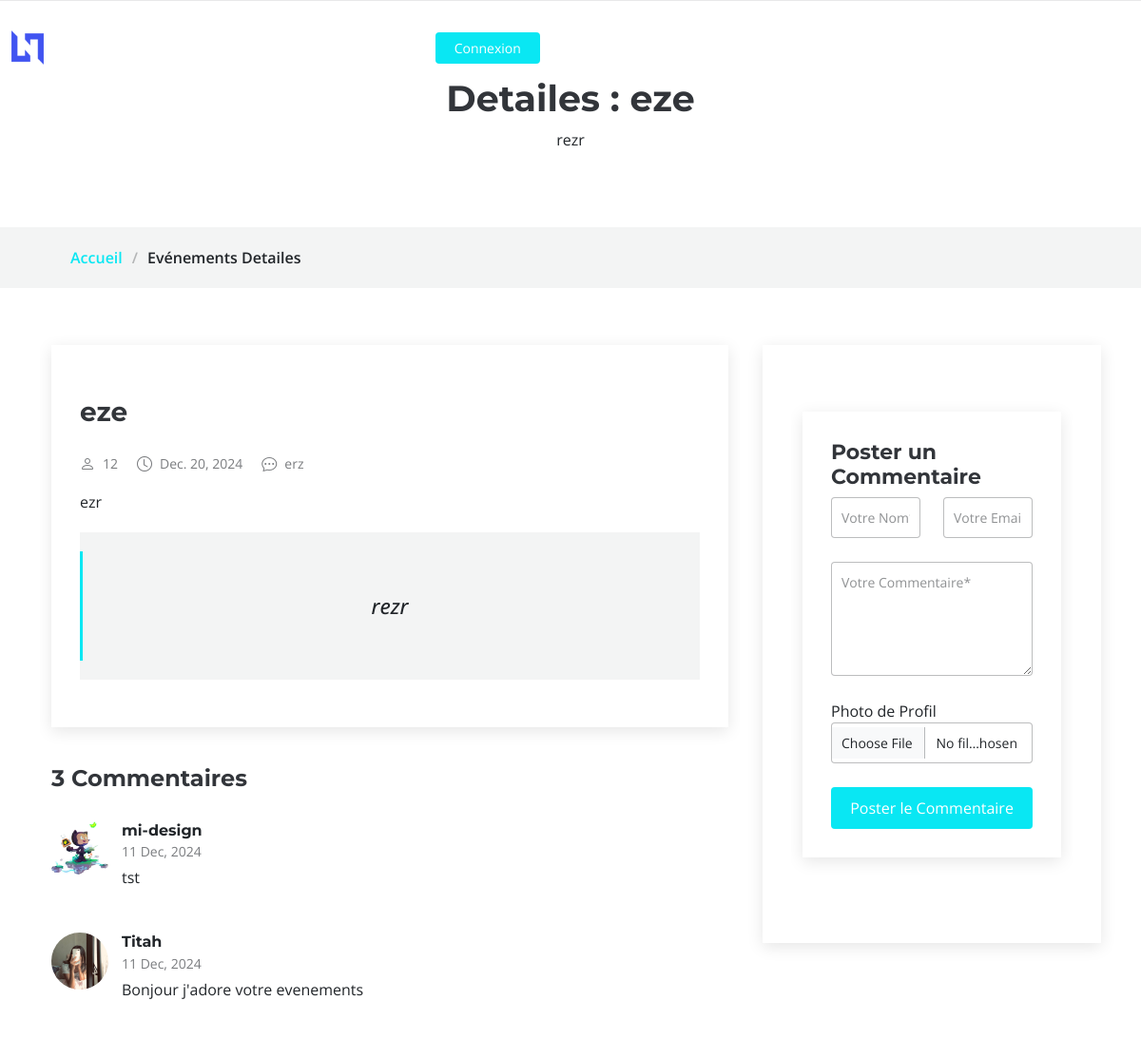
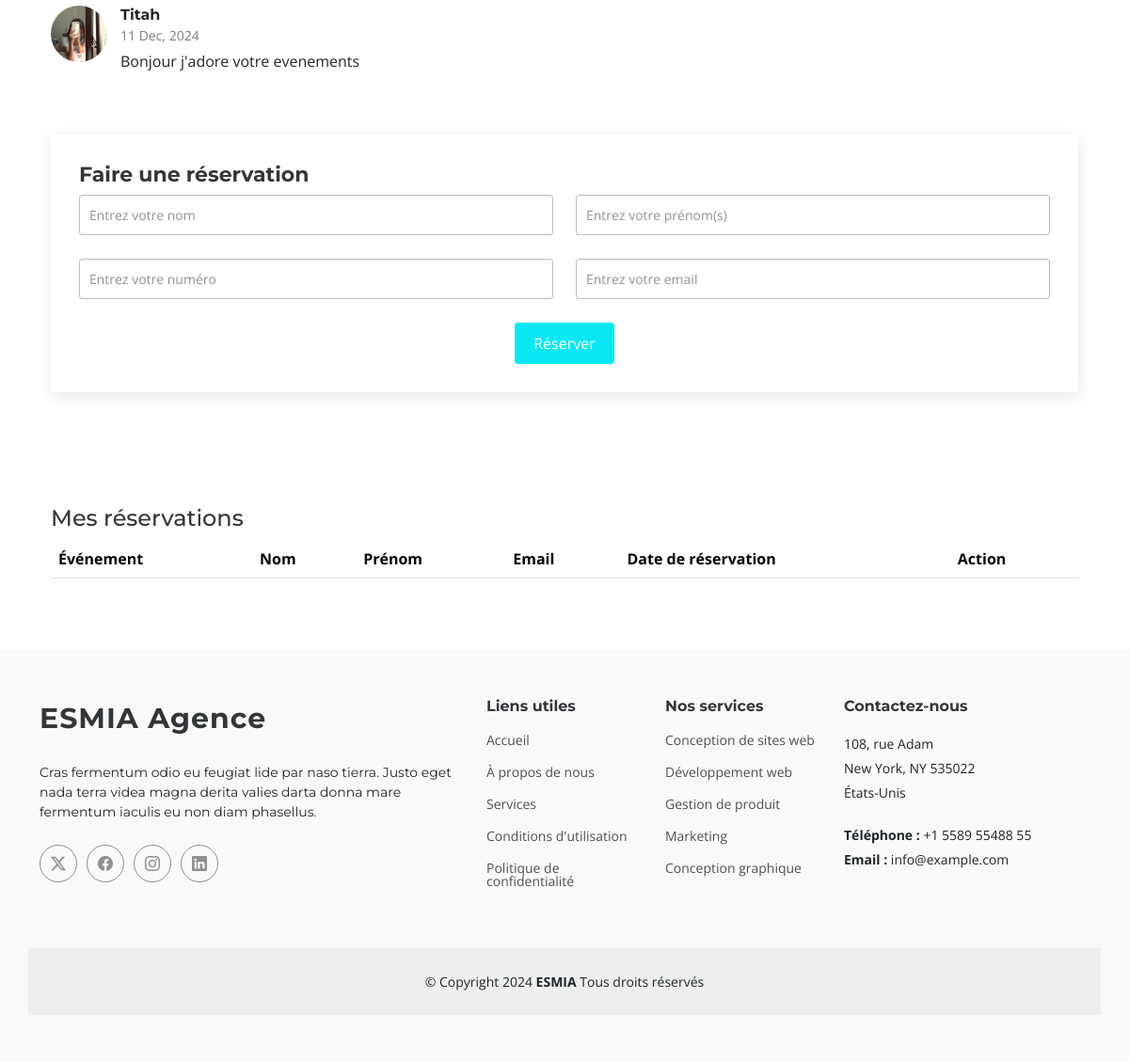
/event/4/ (signed in), run on the app's committed database (2 pictures, top to bottom).
### app/models.py (models this page shows, shortened)
class Event(models.Model):
    user = models.ForeignKey(User, on_delete=models.CASCADE, related_name='events')
    category = models.CharField(max_length=100)
    title = models.CharField(max_length=100)
    description_court = models.TextField()
    description_longue = models.TextField()
    location = models.CharField(max_length=200)
    date = models.DateField()
    capacity = models.IntegerField()
    program = models.TextField()
    image = models.ImageField(upload_to='Evenements/')

class Comment(models.Model):
    event = models.ForeignKey(Event, on_delete=models.CASCADE, related_name='comments')
    user = models.ForeignKey(User, on_delete=models.CASCADE, null=True, blank=True)
    name = models.CharField(max_length=100, null=True, blank=True)
    email = models.EmailField(null=True, blank=True)
    content = models.TextField()
    profile_picture = models.ImageField(upload_to='profile_pictures/', null=True, blank=True)  # Nouveau champ
    created_at = models.DateTimeField(auto_now_add=True)

### app/views.py (the view, shortened to what this page needs)
# urls.py: path('event/<int:event_id>/', event_detail, name='event_detail'),
@login_required
def event_detail(request, event_id):
    event = get_object_or_404(Event, id=event_id)
    comments = event.comments.all()
    reservations = Reservation.objects.filter(user=request.user)
    return render(request, 'event_detail.html', {'event': event, 'comments': comments,  'reservations': reservations})

### app/templates/event_detail.html (shortened to what this page needs)
<!DOCTYPE html>
<html lang="en">
<head>
    {%load static%}
    <link rel="stylesheet" href="https://cdn.jsdelivr.net/npm/aos@2.3.4/dist/aos.css" />
    {%load static%}
    <link href="{% static 'assets/vendor/bootstrap/css/bootstrap.min.css' %}" rel="stylesheet">
    <link href="{% static 'assets/vendor/bootstrap-icons/bootstrap-icons.css' %}" rel="stylesheet">
    <link href="{% static 'assets/vendor/aos/aos.css' %}" rel="stylesheet">
    <link href="{% static 'assets/vendor/glightbox/css/glightbox.min.css' %}" rel="stylesheet">
    <link href="{% static 'assets/vendor/swiper/swiper-bundle.min.css' %}" rel="stylesheet">
    <link rel="stylesheet" href="{% static 'assets/css/main.css' %}">
</head>
<body class="index-page">
    {% include 'layouts/header_details.html' %}
    <main class="blog-details-page">
        <div class="page-title" data-aos="fade">
        <div class="heading">
            <div class="container">
            <div class="row d-flex justify-content-center text-center">
                <div class="col-lg-8">
                <h1>Detailes : {{ event.title }}</h1>
                <p class="mb-0">{{event.description_court}}</p>
                </div>
            </div>
            </div>
        </div>
        <nav class="breadcrumbs" id="detailsEvents">
            <div class="container">
            <ol>
                <li><a href="{% url 'index' %}">Accueil</a></li>
                <li class="current">Evénements Detailes</li>
            </ol>
            </div>
        </nav>
        </div>
        <div class="container">
            <div class="row">
                <div class="col-lg-8">
                    <section id="blog-details" class="blog-details section">
                        <div class="container">
                        <article class="article">
                            <div class="post-img">
                            {%load static%}
                            </div>
                            <h2 class="title">{{event.title}}</h2>
                            <div class="meta-top">
                            <ul>
                                <li class="d-flex align-items-center"><i class="bi bi-person"></i> <a>{{event.capacity}}</a></li>
                                <li class="d-flex align-items-center"><i class="bi bi-clock"></i> <a><time datetime="2020-01-01">{{event.date}}</time></a></li>
                                <li class="d-flex align-items-center"><i class="bi bi-chat-dots"></i> <a>{{event.location}}</a></li>
                            </ul>
                            </div>
                            <div class="content">
                            <p>
                                {{event.description_longue}}
                            </p>
                            <blockquote>
                                <p>
                                {{event.description_court}}
                                </p>
                            </blockquote>
                            </div>
                        </article>
                        </div>
                    </section>
                    <section id="blog-comments" class="blog-comments section">
                        <div class="container">
                            <h4 class="comments-count">{{ comments.count }} Commentaires</h4>
                            {% for comment in comments %}
                                <div id="comment-{{ comment.id }}" class="comment">
                                    <div class="d-flex">
                                        {% load static %}
                                        <div class="comment-img">
                                            {% if comment.profile_picture %}
                                                <img src="{{ comment.profile_picture.url }}"  style="border-radius: 50%;" alt="Photo de profil">
                                            {% else %}
                                                <img src="{% static 'assets2/img/images.jpg' %}" alt="Photo par défaut">
                                            {% endif %}
                                        </div>
                                        <div>
                                            <h5><a href="#">{{ comment.name }}</a></h5>
                                            <time datetime="{{ comment.created_at|date:'Y-m-d' }}">{{ comment.created_at|date:"d M, Y" }}</time>
                                            <p>{{ comment.content }}</p>
                                        </div>
                                    </div>
                                </div>
                            {% empty %}
                                <p>Aucun commentaire pour l'instant.</p>
                            {% endfor %}
                        </div>
                    </section>
                </div><br>
                <div class="col-lg-4 sidebar">
                    <div class="widgets-container">
                        <section id="comment-form" class="comment-form section">
                            <div class="container">
                                <form action="" method="post" enctype="multipart/form-data">
                                    <h4>Poster un Commentaire</h4>
                                    <div class="row">
                                        <div class="col-md-6 form-group">
                                            <input name="name" type="text" class="form-control" placeholder="Votre Nom*" required>
                                        </div>
                                        <div class="col-md-6 form-group">
                                            <input name="email" type="email" class="form-control" placeholder="Votre Email*" required>
                                        </div>
                                    </div>
                                    <div class="row">
                                        <div class="col form-group">
                                            <textarea name="comment" class="form-control" placeholder="Votre Commentaire*" required></textarea>
                                        </div>
                                    </div>
                                    <div class="row">
                                        <div class="col form-group">
                                            <label for="profile_picture">Photo de Profil</label>
                                            <input name="profile_picture" type="file" class="form-control" accept="image/*">
                                        </div>
                                    </div>
                                    <div class="text-center">
                                        <button type="submit" class="btn btn-primary">Poster le Commentaire</button>
                                    </div>
                                </form>
                            </div>
                        </section>
                    </div>
                </div>
                <div>
                        <section id="comment-form" class="comment-form section">
                            <div class="container">
                            <form method="POST" action="{% url 'reserve_event' event.id %}">
                                <h4>Faire une réservation</h4>
                                <div class="row">
                                    <div class="col-md-6 form-group">
                                        <input name="name" type="text" class="form-control" placeholder="Entrez votre nom" required>
                                    </div>
                                    <div class="col-md-6 form-group">
                                        <input name="surname" type="text" class="form-control" placeholder="Entrez votre prénom(s)" required>
                                    </div>
                                    <div class="col-md-6 form-group">
                                        <input name="number" type="text" class="form-control" placeholder="Entrez votre numéro" required>
                                    </div>
                                    <div class="col-md-6 form-group">
                                        <input name="email" type="email" class="form-control" placeholder="Entrez votre email" required>
                                    </div>
                                </div>
                                <div class="text-center">
                                    <button type="submit" class="btn btn-primary">Réserver</button>
                                </div>
                            </form>
                            </div>
                        </section>
                        <section id="my-reservations" class="section">
                            <div class="container">
                                <h4>Mes réservations</h4>
                                <table class="table">
                                    <thead>
                                        <tr>
                                            <th>Événement</th>
                                            <th>Nom</th>
                                            <th>Prénom</th>
                                            <th>Email</th>
                                            <th>Date de réservation</th>
                                            <th>Action</th>
                                        </tr>
                                    </thead>
                                </table>
                            </div>
                        </section>
                </div>
            </div>
        </div>
    </main>
        {% include 'layouts/footer.html' %}
    {%load static%}
</body>
</html>

### data on the page
Event: title "eze", description_court "rezr", capacity "12", date "Dec. 20, 2024", location "erz", description_longue "ezr", count "3"
Comment: name "mi-design", created_at "11 Dec, 2024", content "tst"
Comment: profile_picture (picture), name "Titah", created_at "11 Dec, 2024", content "Bonjour j'adore votre evenements"
Comment: profile_picture (picture), name "Titah", created_at "11 Dec, 2024", content "Bonjour j'adore votre evenements"
